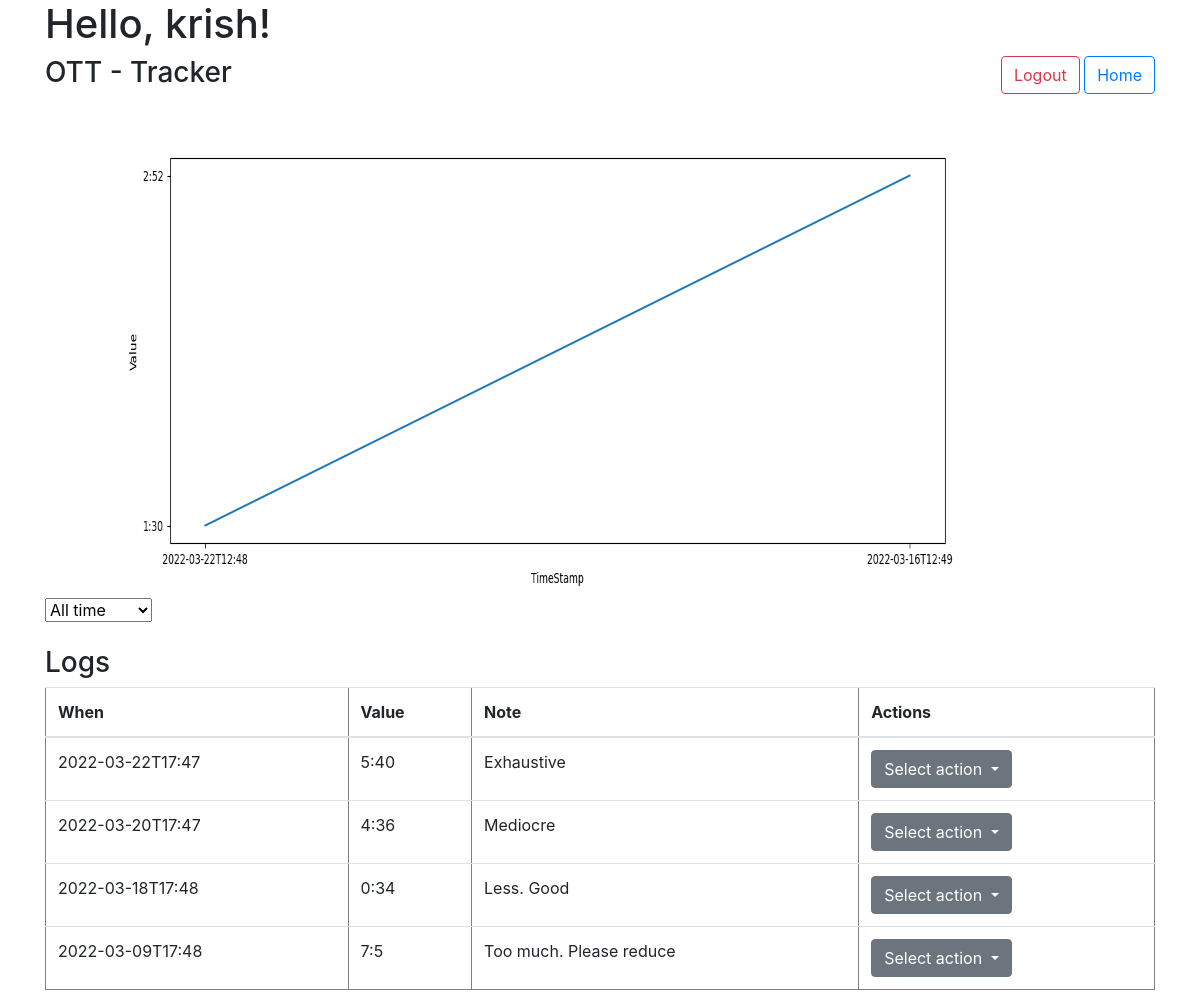
Screenshot of /tracker/7 (signed in) with the database file from the repository.
### application/authentication/models.py (models this page shows)
class Profile(UserMixin, db.Model):
    __tablename__ = "profile"
    id = db.Column(db.Integer, primary_key=True)
    name = db.Column(db.String(100), unique=True)
    password = db.Column(db.String(100))
    trackers = db.relationship('Tracker', backref='tracker', cascade="all, delete")

### application/trackers/model/models.py (models this page shows)
class Tracker(db.Model):
    __tablename__ = "tracker"
    id = db.Column(db.Integer, primary_key=True, autoincrement=True)
    name = db.Column(db.String, unique=True)
    description = db.Column(db.String)
    type = db.Column(db.String)
    settings = db.Column(db.String)
    user = db.Column(db.Integer, db.ForeignKey("profile.id", ondelete="CASCADE"), nullable = False)
    logs = db.relationship('Logs', backref='log', cascade="all, delete")

class Logs(db.Model):
    __tablename__ = "log"
    id = db.Column(db.Integer, primary_key=True, autoincrement=True)
    timestamp = db.Column(db.String, nullable=False)
    tracker = db.Column(db.Integer, db.ForeignKey("tracker.id", ondelete="CASCADE"), nullable = False)
    value = db.Column(db.String)
    note = db.Column(db.String)

### application/trackers/controller/tracker_controller.py (the view, shortened to what this page needs)
@login_required
@app.route("/tracker/<int:tracker_id>", methods = ["GET", "POST"])
def tracker(tracker_id):
    if request.method == "GET":
        logs = Logs.query.filter_by(tracker=tracker_id).all()
        tracker = Tracker.query.filter_by(id=tracker_id).first()
        value = []
        timestamp = []
        for log in logs:
            value.append(log.value)
            timestamp.append(log.timestamp)
        create_graph(value, timestamp)
        return render_template("tracker-detail.html", logs=logs, name=current_user.name, tracker=tracker)

### application/authentication/controller.py (called while the page is built)
@login_manager.user_loader
def user_loader(user_id):
    return Profile.query.get(user_id)

### application/trackers/utils.py (called while the page is built)
def create_graph(value, timestamp):
        plt.switch_backend('Agg')
        fig, ax = plt.subplots(figsize = (15, 5))
        ax.plot(timestamp, value)
        plt.xlabel('TimeStamp')
        plt.ylabel('Value')
        fig.savefig("static/graph.png")

### templates/tracker-detail.html (shortened to what this page needs)
{% extends "template.html" %}
{% block content %}
<h3>{{ tracker.name }} - Tracker</h3>
<div>
    <img src="{{url_for('static', filename='graph.png')}}" width="1000" height="500" />
    <form method="post" id="time-period">
        <select name="period" id="period" onchange="submitDetails('time-period')">
            <option value="0" {{"selected" if period=="0"}}>All time</option>
        </select>
    </form>
</div>
<br>
<h3>Logs</h3>
<table border="1px" class="table">
    <thead>
        <tr>
            <th>When</th>
            <th>Value</th>
            <th>Note</th>
            <th>Actions</th>
        </tr>
    </thead>
    <tbody>
        {% for log in logs %}
        <tr>
            <td>{{ log.timestamp }}</td>
            <td>{{ log.value }}</td>
            <td>{{ log.note }}</td>
            <td>
                <div class="dropdown">
                    <button class="btn btn-secondary dropdown-toggle" type="button" id="dropdownMenuButton" data-toggle="dropdown" aria-haspopup="true" aria-expanded="false">
                      Select action
                    </button>
                  </div>
            </td>
        </tr>
        {% endfor %}
    </tbody>
</table>
{% endblock %}

### templates/template.html (shortened to what this page needs)
<!DOCTYPE html>
<html lang="en">
<head>
    <link rel="stylesheet" href="https://cdn.jsdelivr.net/npm/bootstrap@4.0.0/dist/css/bootstrap.min.css"
>
</head>
<body class="container">
    <h1>
        Hello, {{ name }}!
    </h1>
    <div cla style="float: right;">
        <button class="btn btn-outline-danger" onclick="location.href='/logout'">Logout</button>
        <button class="btn btn-outline-primary" onclick="location.href='/'">Home</button>
    </div>
    {% block content %} {% endblock %}
</body>
</html>

### rows the page displays
Profile: name "krish"
Tracker: name "OTT"
Logs: timestamp "2022-03-22T17:47", value "5:40", note "Exhaustive"
Logs: timestamp "2022-03-20T17:47", value "4:36", note "Mediocre"
Logs: timestamp "2022-03-18T17:48", value "0:34", note "Less. Good"
Logs: timestamp "2022-03-09T17:48", value "7:5", note "Too much. Please reduce"
